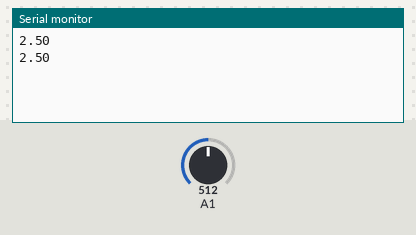
Recording of a sketch running on a simulated Arduino Uno, built with avr-gcc and run on an emulated ATmega328P. Parts: the last lines printed to the serial monitor. Inputs (shaded band) come from the test bench; at power-on: A1 = 512.

Above: at 1.8 s.
1.9 s: A1 set to 716
At 2.5 s:
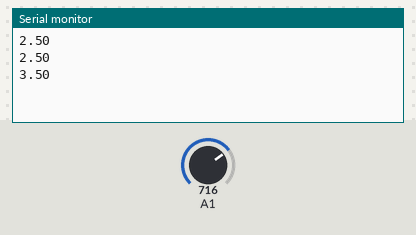
3.4 s: A1 set to 900
At 4.8 s:
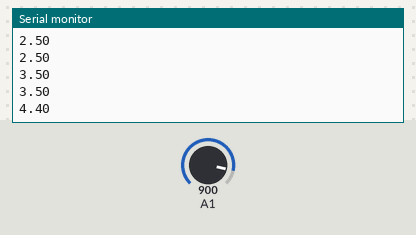
Timing chart, 0 to 6.4 s (numbered marks = the images above; inputs shaded):
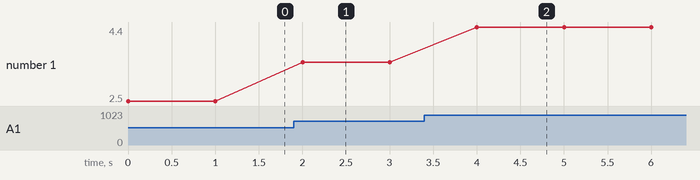

Measured:
- after the input at 1.9 s, the serial monitor: prints a new line after 0.10 s (image 1)
- after the input at 3.4 s, the serial monitor: prints a new line after 0.60 s (image 2)
- plotted number 1: 2.5 → 3.5 after the input at 1.9 s, 3.5 → 4.4 after the input at 3.4 s

The sketch:

test.ino
```cpp
int sensorValue = 0;

void setup(){
  pinMode(A1, INPUT);
  Serial.begin(9600);
}

void loop() {
  sensorValue = analogRead(A1);
  float voltage = (sensorValue / 1023.0) * 5.0;  // Convert to voltage
  Serial.println(voltage, 2);  // Print voltage with 2 decimal places
  delay(1000);
}
```
